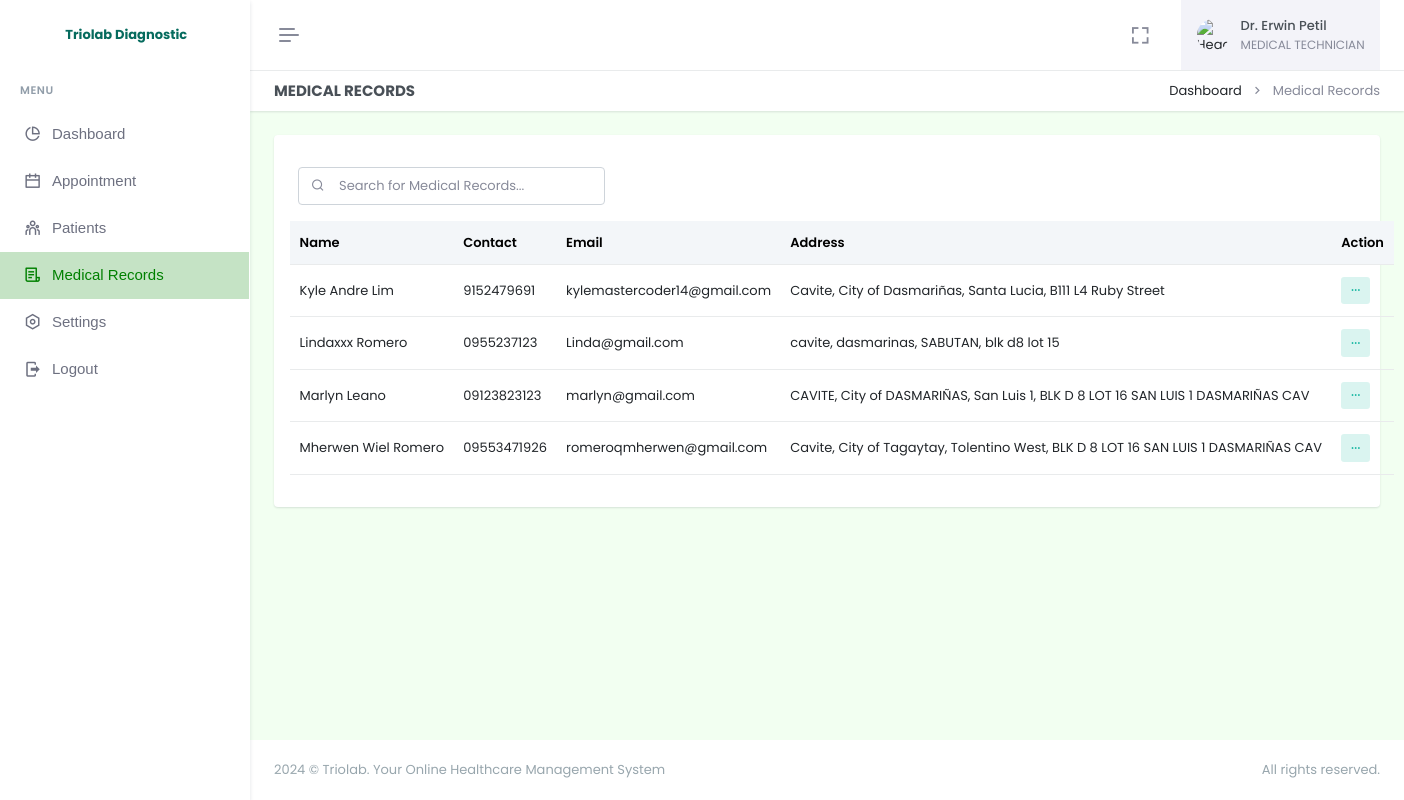
Before: /doctor/medical-records.php (signed in) with the older database file.
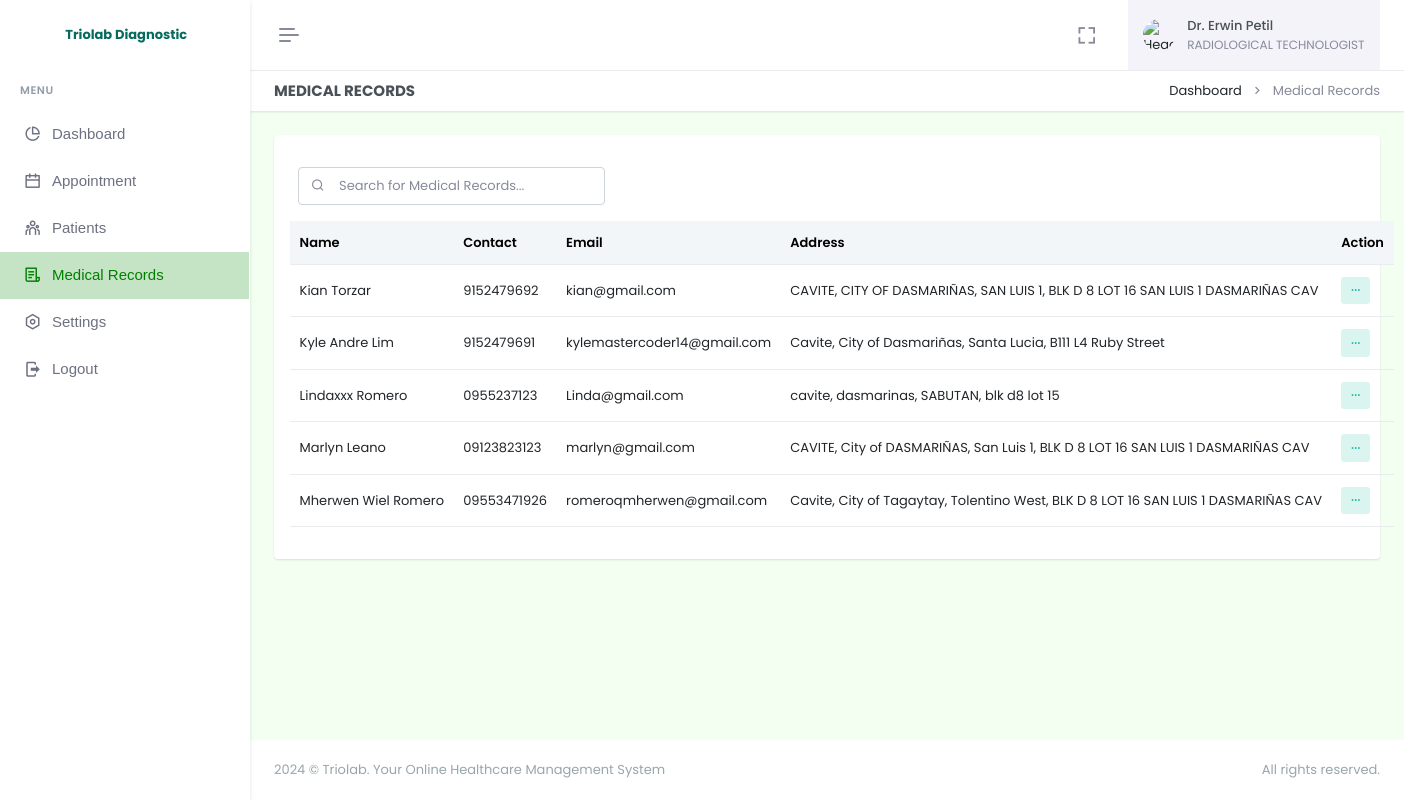
After: the same page with the newer database file.
### tables this page shows
CREATE TABLE `departments` (
  `id` int(255) NOT NULL AUTO_INCREMENT,
  `name` varchar(255) NOT NULL,
  `date_added` date NOT NULL DEFAULT current_timestamp(),
  `is_archive` tinyint(4) NOT NULL DEFAULT 0,
  PRIMARY KEY (`id`)
);

CREATE TABLE `patient` (
  `id` int(11) NOT NULL AUTO_INCREMENT,
  `firstname` varchar(255) NOT NULL,
  `lastname` varchar(255) NOT NULL,
  `age` varchar(255) NOT NULL,
  `sex` varchar(255) NOT NULL,
  `email` varchar(255) NOT NULL,
  `dob` varchar(255) DEFAULT NULL,
  `birthplace` varchar(255) DEFAULT NULL,
  `contact` varchar(255) DEFAULT NULL,
  `password` varchar(255) NOT NULL,
  `province` varchar(255) DEFAULT NULL,
  `city` varchar(255) DEFAULT NULL,
  `barangay` varchar(255) DEFAULT NULL,
  `street` varchar(255) DEFAULT NULL,
  `date_added` timestamp NOT NULL DEFAULT current_timestamp(),
  PRIMARY KEY (`id`)
);

### doctor/medical-records.php (the view, shortened to what the changed rows need)
<?php
require "../admin/modals/functions.php";
?>
<!doctype html>
<html lang="en" data-layout="vertical" data-topbar="light" data-sidebar="light" data-sidebar-size="lg" data-sidebar-image="none" data-preloader="disable" data-theme="default" data-theme-colors="green">
<head>
    <link rel="stylesheet" href="https://cdn.jsdelivr.net/npm/flatpickr/dist/flatpickr.min.css">
    <link href="assets/css/bootstrap.min.css" rel="stylesheet" type="text/css" />
    <link href="assets/css/icons.min.css" rel="stylesheet" type="text/css" />
    <link href="assets/css/app.min.css" rel="stylesheet" type="text/css" />
    <link href="assets/css/custom.min.css" rel="stylesheet" type="text/css" />
    <link rel="stylesheet" href="assets/css/sweetalert.css">
</head>
<body style="background-color: #F2FFF1">
    <div id="layout-wrapper">
        <?php require "header.php"; ?>
        <div class="main-content">
            <div class="page-content">
                <div class="container-fluid">
                    <div class="row">
                        <div class="col-12">
                            <div class="card">
                                <div class="card-body">
                                    <table class="table align-middle table-nowrap" id="patientTable">
                                        <thead class="table-light">
                                            <tr>
                                                <th>Name</th>
                                                <th>Contact</th>
                                                <th>Email</th>
                                                <th>Address</th>
                                                <th>Action</th>
                                            </tr>
                                        </thead>
                                        <tbody class="list">
                                            <?php
                                            $selectPatient = $pdo->prepare("
                                                SELECT *
                                                FROM patient
                                                ORDER BY firstname ASC
                                            ");
                                            $selectPatient->execute();
                                            if ($selectPatient->rowCount() > 0) {
                                                while ($row = $selectPatient->fetch(PDO::FETCH_ASSOC)) {
                                                    $fullname = htmlspecialchars($row['firstname']) . " " . htmlspecialchars($row['lastname']);
                                            ?>
                                                    <tr>
                                                        <td><?= $fullname; ?></td>
                                                        <td><?= htmlspecialchars($row['contact']); ?></td>
                                                        <td><?= htmlspecialchars($row['email']); ?></td>
                                                        <td><?= htmlspecialchars($row['province'] . ', ' . $row['city'] . ', ' . $row['barangay'] . ', ' . $row['street']); ?></td>
                                                        <td>
                                                            <div class="dropdown d-inline-block">
                                                                <button class="btn btn-soft-success btn-sm dropdown" type="button" data-bs-toggle="dropdown" aria-expanded="false">
                                                                    <i class="ri-more-fill align-middle"></i>
                                                                </button>
                                                            </div>
                                                        </td>
                                                    </tr>
                                                <?php
                                                }
                                            }
                                            ?>
                                        </tbody>
                                    </table>
                                </div>
                            </div>
                        </div>
                    </div>
                </div>
            </div>
        </div>
    </div>
</body>
</html>

### doctor/header.php (shortened to what the changed rows need)
<header id="page-topbar">
    <div class="layout-width">
        <div class="navbar-header">
            <div class="d-flex align-items-center">
                <?php
                $doctor_id = $_SESSION['user_id'];
                $selectDoctor = $pdo->query("SELECT * FROM doctor WHERE employee_id = '$doctor_id'");
                $fetchDoctor = $selectDoctor->fetch(PDO::FETCH_ASSOC);
                $department_id = $fetchDoctor['department_id'];
                $selectDepartment = $pdo->query("SELECT * FROM departments WHERE id = '$department_id'");
                $fetchDepartment = $selectDepartment->fetch(PDO::FETCH_ASSOC);
                ?>
                <div class="dropdown ms-sm-3 header-item topbar-user">
                    <button type="button" class="btn material-shadow-none" id="page-header-user-dropdown" data-bs-toggle="dropdown" aria-haspopup="true" aria-expanded="false">
                        <span class="d-flex align-items-center">
                            <span class="text-start ms-xl-2">
                                <span class="d-none d-xl-inline-block ms-1 fw-medium user-name-text">Dr. <?= $fetchDoctor['firstname'] . " " . $fetchDoctor['lastname'] ?></span>
                                <span class="d-none d-xl-block ms-1 fs-12 user-name-sub-text"><?= $fetchDepartment['name'] ?></span>
                            </span>
                        </span>
                    </button>
                </div>
            </div>
        </div>
    </div>
</header>

Changed rows visible on the page:
no longer on this page (row unchanged): departments: name "MEDICAL TECHNICIAN"
now on this page (row unchanged): departments: name "RADIOLOGICAL TECHNOLOGIST"
added patient: fullname "Kian Torzar", contact "9152479692", email "kian@gmail.com", province+city+barangay "CAVITE, CITY OF DASMARIÑAS, SAN LUIS 1, BLK D 8 LOT 16 SAN LUIS 1 DASMARIÑAS CAV"
